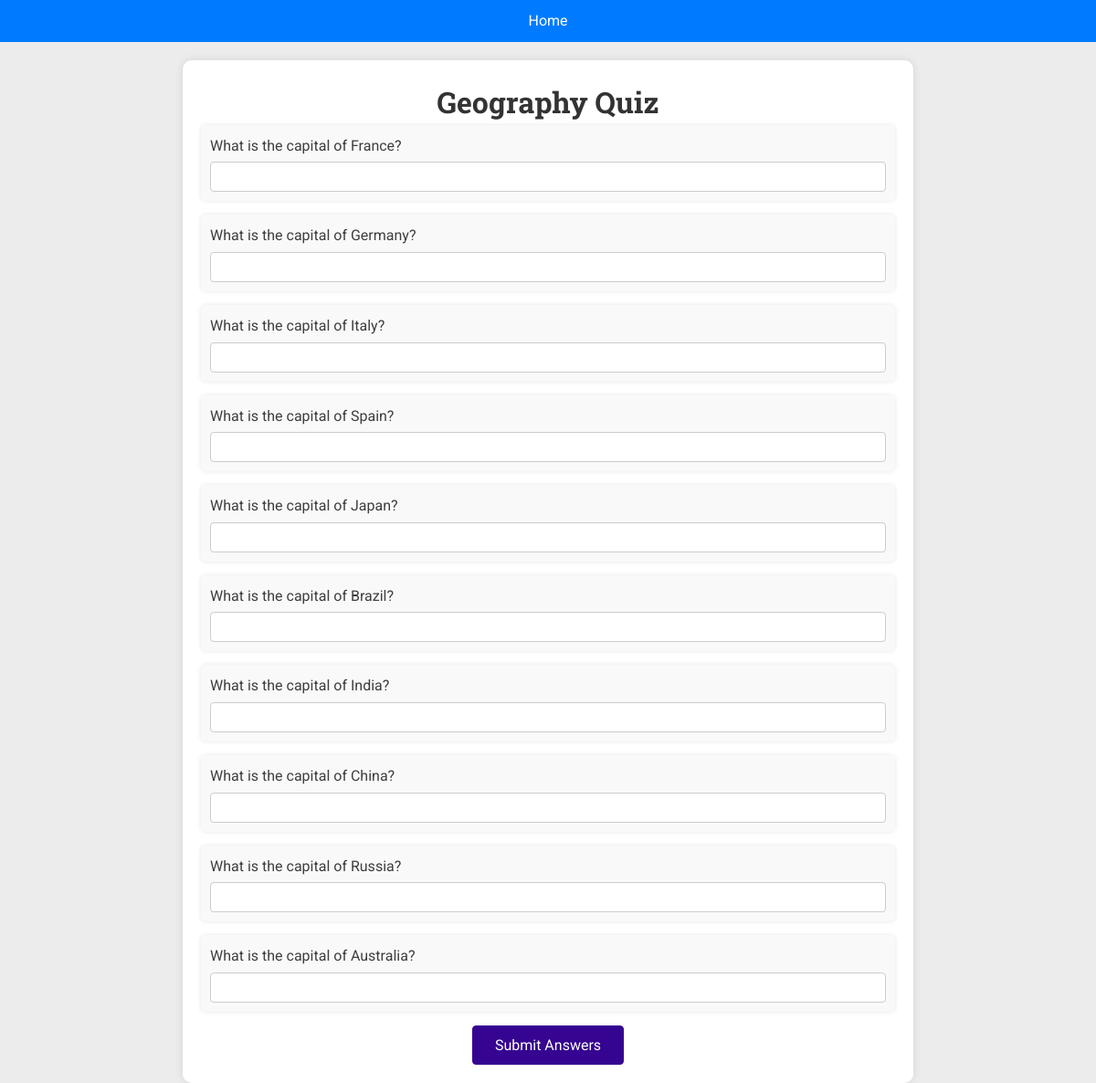
The app's page /quiz/Geography/ with its own data.
### quiz/models.py (models this page shows, shortened)
class Quiz_Data(models.Model):
    Question = models.TextField() #create a column called title that is a string with max length 200
    Category = models.CharField(max_length=50) #unique slug values
    Correct_Answer = models.TextField() #stores longer text than charfield
    Wrong_Answer_1 = models.CharField(max_length=50)
    Wrong_Answer_2 = models.CharField(max_length=50)
    Wrong_Answer_3 = models.CharField(max_length=50)

### quiz/views.py (the view, shortened to what this page needs)
# urls.py: path("", views.index, name='all-quizes'), #this will trigger challenges/
def quizes(request, quiz):
    home_url = reverse('all-quizes')
    try:
        print('requested quiz ' + str(quiz))
        challenge_text = quiz_types[quiz.capitalize()]
        quiz_data = Quiz_Data.objects.all()#filter(Category=quiz)
        print(f"Loaded {quiz_data.count()} quiz questions")
        context = {
            'challenge_text': challenge_text,
            'quiz': quiz.capitalize(),  # Capitalize quiz before passing to the context
            'quiz_data': quiz_data,
            'submitted': False,
            'home_url' : home_url,
        }
        return render(request, 'quiz/quiz-details.html', context)
    except KeyError as e:
        print(f"Error: {e}")
        return HttpResponse()
    except Exception as e:
        print(f"Unexpected error: {e}")
        return HttpResponse("<h1>An unexpected error occurred!</h1>")

### quiz/templates/quiz/quiz-details.html (shortened to what this page needs)
{% load static %}
<!DOCTYPE html>
<html lang="en">
<head>
    <link rel="stylesheet" href="{% static 'quiz/styles/base.css' %}">
</head>
<body>
  <div class="banner">
    <a href="{{ home_url }}" class="button">Home</a>
  </div>
    <div class="container">
        <h1>{{ quiz.capitalize }} Quiz</h1>
        {% if submitted %}
        <h2>Quiz Results - {{ percentage_correct }}%</h2>
        <ul>
            {% for answer in answers %}
            <li>
                <p><strong>Question:</strong> {{ answer.question }}</p>
                <p><strong>Your Answer:</strong> {{ answer.user_answer }}</p>
                <p><strong>Correct Answer:</strong> {{ answer.correct_answer }}</p>
                {% if answer.is_correct %}
                <span class="correct">Correct!</span>
                {% else %}
                <span class="incorrect">Incorrect.</span>
                {% endif %}
            </li>
            {% endfor %}
        </ul>
        {% else %}
        <form method="post" action="{% url 'quiz' quiz.lower %}">
            <ul>
                {% for item in quiz_data %}
                {% if item.Category|capfirst == quiz|capfirst %}
                <li>
                    <p>{{ item.Question }}</p>
                    <input type="text" name="answer_{{ forloop.counter }}">
                </li>
                {% endif %}
                {% endfor %}
            </ul>
            <div class="btn-container">
                <button type="submit">Submit Answers</button>
            </div>
        </form>
        {% endif %}
    </div>
</body>
</html>

### quiz/static/quiz/styles/base.css (style rules this page uses)
* { box-sizing: border-box; margin: 0; padding: 0; }
body { font-family: 'Roboto', sans-serif; background-color: #ececec; color: #3e3e41; line-height: 1.6; }
h1, h2, h3 { font-family: 'Roboto Slab', sans-serif; color: #222224; }
button, .btn { cursor: pointer; font: inherit; padding: 0.5rem 1.5rem; background-color: #350490; border: 1px solid #350490; color: white; border-radius: 4px; text-decoration: none; }

### quiz/templates/quiz/quiz-details.html (style rules this page uses)
.container { max-width: 800px; margin: 0 auto; padding: 20px; background-color: #fff; box-shadow: 0 0 10px rgba(0, 0, 0, 0.1); border-radius: 10px; }
.banner { background-color: #007bff; text-align: center; padding: 10px 0; margin-bottom: 20px; }
.button { padding: 10px 20px; background-color: #007bff; color: white; border: none; border-radius: 5px; cursor: pointer; font-size: 16px; transition: background-color 0.3s ease; text-decoration: none; }
h1 { text-align: center; color: #333; }
ul { list-style-type: none; padding: 0; }
li { margin-bottom: 15px; padding: 10px; background-color: #f9f9f9; border-radius: 5px; box-shadow: 0 0 5px rgba(0, 0, 0, 0.1); }
input[type="text"] { width: 100%; padding: 8px; margin-top: 5px; border: 1px solid #ccc; border-radius: 4px; }
.btn-container { text-align: center; }

### records on screen
Quiz_Data: Question "What is the capital of France?"
Quiz_Data: Question "What is the capital of Germany?"
Quiz_Data: Question "What is the capital of Italy?"
Quiz_Data: Question "What is the capital of Spain?"
Quiz_Data: Question "What is the capital of Japan?"
Quiz_Data: Question "What is the capital of Brazil?"
Quiz_Data: Question "What is the capital of India?"
Quiz_Data: Question "What is the capital of China?"
Quiz_Data: Question "What is the capital of Russia?"
Quiz_Data: Question "What is the capital of Australia?"

### other values on screen
{{ quiz.capitalize }} "Geography"
